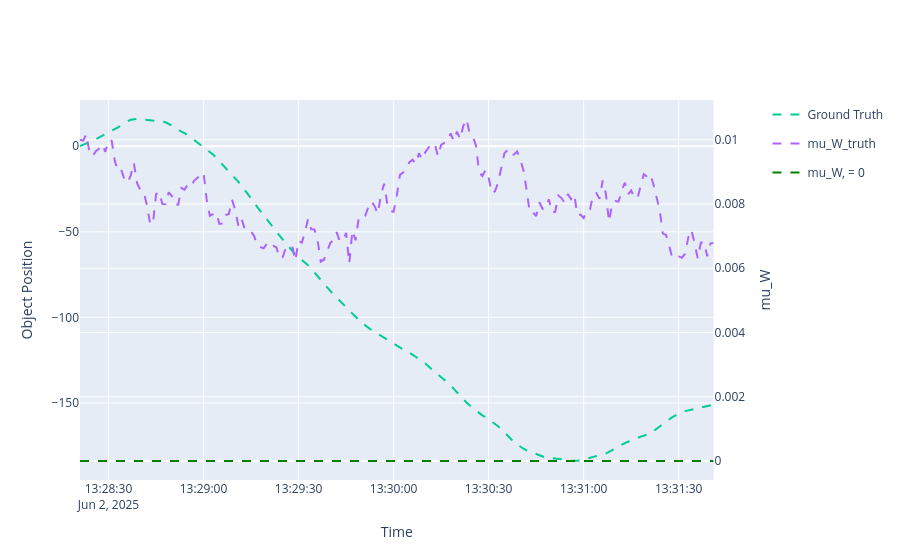

Write notebook code for a chart like this one.
### Markdown cell above
1D plotting capabilities and smoother uncertainties

Plotting a single 1D component against time is possible in Stone Soup by setting the dimension parameter equal to Dimension.ONE.

These plots may provide a clearer insight into how the underlying process evolves over time.  

We will look at a 1D plot of the x-position and x-velocity components, using mapping=[0] and mapping=[2] respectively. 
To look at y-components, change the mapping to [1] and [3]. The mapping for mu, which only has x and y, are [0] and [1] respectively.

For clarity, we will plot mu_W on a secondary axis.

### Code cell
#First initialise the plots.

colorway=colors.qualitative.Plotly[1:]
position_plotter= Plotterly(autosize=False, width=600,height=600,dimension=Dimension.ONE)
position_plotter.fig = make_subplots(specs=[[{"secondary_y": True}]])
position_plotter.fig.update_yaxes(secondary_y=False,title_text="Object Position")
position_plotter.fig.update_yaxes(secondary_y=True,title_text="mu_W")
position_plotter.fig.update_xaxes(title_text="Time")
position_plotter.fig.add_scatter(y=np.zeros_like(truth), x=timesteps, name=f'mu_W, = 0',secondary_y=True,line=dict(color="green",dash='dash'))
position_plotter.fig.layout.colorway=colorway

position_plotter.plot_ground_truths(truth, [0])
position_plotter.plot_ground_truths(mu_W_groundtruth, [0], secondary_y=True, label='mu_W_truth')
position_plotter.fig

### Figure 1 — Plotly figure (JSON) as saved in the notebook; plotly's stock layout.template omitted (floating-point values rounded to 4 significant figures; data arrays with more than 128 entries replaced by an {"elided": "..."} marker saying what was removed)
{"data": [{"line": {"color": "green", "dash": "dash"}, "name": "mu_W, = 0", "type": "scatter", "x": {"elided": "201 str values"}, "xaxis": "x", "y": {"elided": "201 int values"}, "yaxis": "y2"}, {"legendgroup": "Ground Truth", "legendrank": 100, "line": {"dash": "dash"}, "mode": "lines", "name": "Ground Truth", "showlegend": true, "text": {"elided": "201 str values"}, "type": "scatter", "x": {"elided": "201 str values"}, "y": {"elided": "201 float values"}}, {"legendgroup": "mu_W_truth", "legendrank": 100, "line": {"dash": "dash"}, "mode": "lines", "name": "mu_W_truth", "showlegend": true, "text": {"elided": "201 str values"}, "type": "scatter", "x": {"elided": "201 str values"}, "xaxis": "x", "y": {"elided": "201 float values"}, "yaxis": "y2"}], "layout": {"colorway": ["#EF553B", "#00CC96", "#AB63FA", "#FFA15A", "#19D3F3", "#FF6692", "#B6E880", "#FF97FF", "#FECB52"], "xaxis": {"anchor": "y", "domain": [0, 0.94], "title": {"text": "Time"}}, "yaxis": {"anchor": "x", "domain": [0, 1], "title": {"text": "Object Position"}}, "yaxis2": {"anchor": "x", "overlaying": "y", "side": "right", "title": {"text": "mu_W"}}}}
